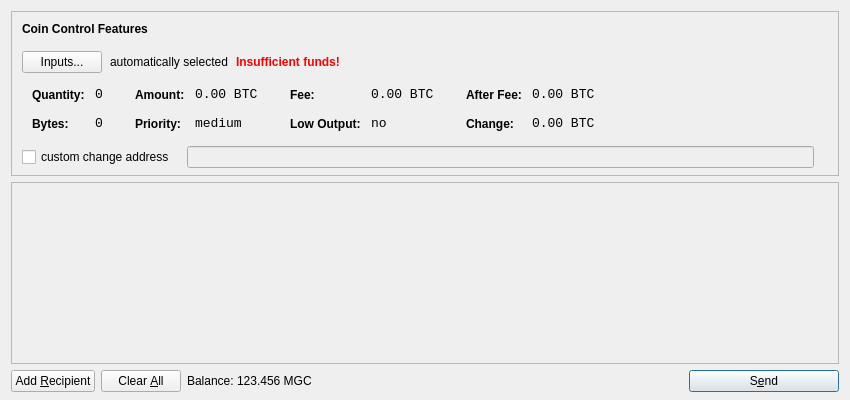
<?xml version="1.0" encoding="UTF-8"?>
<ui version="4.0">
 <class>SendCoinsDialog</class>
 <widget class="QDialog" name="SendCoinsDialog">
  <property name="geometry">
   <rect>
    <x>0</x>
    <y>0</y>
    <width>850</width>
    <height>400</height>
   </rect>
  </property>
  <property name="windowTitle">
   <string>Send Coins</string>
  </property>
  <layout class="QVBoxLayout" name="verticalLayout" stretch="0,1,0">
   <property name="bottomMargin">
    <number>8</number>
   </property>
   <item>
    <widget class="QFrame" name="frameCoinControl">
     <property name="sizePolicy">
      <sizepolicy hsizetype="Expanding" vsizetype="Expanding">
       <horstretch>0</horstretch>
       <verstretch>0</verstretch>
      </sizepolicy>
     </property>
     <property name="maximumSize">
      <size>
       <width>16777215</width>
       <height>16777215</height>
      </size>
     </property>
     <property name="frameShape">
      <enum>QFrame::StyledPanel</enum>
     </property>
     <property name="frameShadow">
      <enum>QFrame::Sunken</enum>
     </property>
     <layout class="QVBoxLayout" name="verticalLayoutCoinControl2">
      <property name="spacing">
       <number>-1</number>
      </property>
      <property name="leftMargin">
       <number>0</number>
      </property>
      <property name="topMargin">
       <number>0</number>
      </property>
      <property name="rightMargin">
       <number>0</number>
      </property>
      <property name="bottomMargin">
       <number>6</number>
      </property>
      <item>
       <layout class="QVBoxLayout" name="verticalLayoutCoinControl" stretch="0,0,0,0,1">
        <property name="spacing">
         <number>0</number>
        </property>
        <property name="leftMargin">
         <number>10</number>
        </property>
        <property name="topMargin">
         <number>10</number>
        </property>
        <item>
         <layout class="QHBoxLayout" name="horizontalLayoutCoinControl1">
          <property name="bottomMargin">
           <number>15</number>
          </property>
          <item>
           <widget class="QLabel" name="labelCoinControlFeatures">
            <property name="sizePolicy">
             <sizepolicy hsizetype="Preferred" vsizetype="Maximum">
              <horstretch>0</horstretch>
              <verstretch>0</verstretch>
             </sizepolicy>
            </property>
            <property name="font">
             <font>
              <weight>75</weight>
              <bold>true</bold>
             </font>
            </property>
            <property name="styleSheet">
             <string notr="true">font-weight:bold;</string>
            </property>
            <property name="text">
             <string>Coin Control Features</string>
            </property>
           </widget>
          </item>
         </layout>
        </item>
        <item>
         <layout class="QHBoxLayout" name="horizontalLayoutCoinControl2" stretch="0,0,0,0">
          <property name="spacing">
           <number>8</number>
          </property>
          <property name="bottomMargin">
           <number>10</number>
          </property>
          <item>
           <widget class="QPushButton" name="pushButtonCoinControl">
            <property name="styleSheet">
             <string notr="true"/>
            </property>
            <property name="text">
             <string>Inputs...</string>
            </property>
           </widget>
          </item>
          <item>
           <widget class="QLabel" name="labelCoinControlAutomaticallySelected">
            <property name="text">
             <string>automatically selected</string>
            </property>
            <property name="margin">
             <number>5</number>
            </property>
           </widget>
          </item>
          <item>
           <widget class="QLabel" name="labelCoinControlInsuffFunds">
            <property name="font">
             <font>
              <weight>75</weight>
              <bold>true</bold>
             </font>
            </property>
            <property name="styleSheet">
             <string notr="true">color:red;font-weight:bold;</string>
            </property>
            <property name="text">
             <string>Insufficient funds!</string>
            </property>
            <property name="margin">
             <number>5</number>
            </property>
           </widget>
          </item>
          <item>
           <spacer name="horizontalSpacerCoinControl">
            <property name="orientation">
             <enum>Qt::Horizontal</enum>
            </property>
            <property name="sizeHint" stdset="0">
             <size>
              <width>40</width>
              <height>1</height>
             </size>
            </property>
           </spacer>
          </item>
         </layout>
        </item>
        <item>
         <widget class="QWidget" name="widgetCoinControl" native="true">
          <property name="sizePolicy">
           <sizepolicy hsizetype="Preferred" vsizetype="Preferred">
            <horstretch>0</horstretch>
            <verstretch>0</verstretch>
           </sizepolicy>
          </property>
          <property name="minimumSize">
           <size>
            <width>0</width>
            <height>0</height>
           </size>
          </property>
          <property name="styleSheet">
           <string notr="true"/>
          </property>
          <layout class="QHBoxLayout" name="horizontalLayoutCoinControl5">
           <property name="margin">
            <number>0</number>
           </property>
           <item>
            <layout class="QHBoxLayout" name="horizontalLayoutCoinControl3" stretch="0,0,0,1">
             <property name="spacing">
              <number>20</number>
             </property>
             <property name="topMargin">
              <number>0</number>
             </property>
             <property name="bottomMargin">
              <number>10</number>
             </property>
             <item>
              <layout class="QFormLayout" name="formLayoutCoinControl1">
               <property name="horizontalSpacing">
                <number>10</number>
               </property>
               <property name="verticalSpacing">
                <number>14</number>
               </property>
               <property name="leftMargin">
                <number>10</number>
               </property>
               <property name="topMargin">
                <number>4</number>
               </property>
               <property name="rightMargin">
                <number>6</number>
               </property>
               <item row="0" column="0">
                <widget class="QLabel" name="labelCoinControlQuantityText">
                 <property name="styleSheet">
                  <string notr="true">font-weight:bold;</string>
                 </property>
                 <property name="text">
                  <string>Quantity:</string>
                 </property>
                 <property name="margin">
                  <number>0</number>
                 </property>
                </widget>
               </item>
               <item row="0" column="1">
                <widget class="QLabel" name="labelCoinControlQuantity">
                 <property name="font">
                  <font>
                   <family>Monospace</family>
                   <pointsize>10</pointsize>
                  </font>
                 </property>
                 <property name="cursor">
                  <cursorShape>IBeamCursor</cursorShape>
                 </property>
                 <property name="contextMenuPolicy">
                  <enum>Qt::ActionsContextMenu</enum>
                 </property>
                 <property name="text">
                  <string notr="true">0</string>
                 </property>
                 <property name="margin">
                  <number>0</number>
                 </property>
                 <property name="textInteractionFlags">
                  <set>Qt::LinksAccessibleByMouse|Qt::TextSelectableByKeyboard|Qt::TextSelectableByMouse</set>
                 </property>
                </widget>
               </item>
               <item row="1" column="0">
                <widget class="QLabel" name="labelCoinControlBytesText">
                 <property name="styleSheet">
                  <string notr="true">font-weight:bold;</string>
                 </property>
                 <property name="text">
                  <string>Bytes:</string>
                 </property>
                </widget>
               </item>
               <item row="1" column="1">
                <widget class="QLabel" name="labelCoinControlBytes">
                 <property name="font">
                  <font>
                   <family>Monospace</family>
                   <pointsize>10</pointsize>
                  </font>
                 </property>
                 <property name="cursor">
                  <cursorShape>IBeamCursor</cursorShape>
                 </property>
                 <property name="contextMenuPolicy">
                  <enum>Qt::ActionsContextMenu</enum>
                 </property>
                 <property name="text">
                  <string notr="true">0</string>
                 </property>
                 <property name="textInteractionFlags">
                  <set>Qt::LinksAccessibleByMouse|Qt::TextSelectableByKeyboard|Qt::TextSelectableByMouse</set>
                 </property>
                </widget>
               </item>
              </layout>
             </item>
             <item>
              <layout class="QFormLayout" name="formLayoutCoinControl2">
               <property name="horizontalSpacing">
                <number>10</number>
               </property>
               <property name="verticalSpacing">
                <number>14</number>
               </property>
               <property name="leftMargin">
                <number>6</number>
               </property>
               <property name="topMargin">
                <number>4</number>
               </property>
               <property name="rightMargin">
                <number>6</number>
               </property>
               <item row="0" column="0">
                <widget class="QLabel" name="labelCoinControlAmountText">
                 <property name="styleSheet">
                  <string notr="true">font-weight:bold;</string>
                 </property>
                 <property name="text">
                  <string>Amount:</string>
                 </property>
                 <property name="margin">
                  <number>0</number>
                 </property>
                </widget>
               </item>
               <item row="0" column="1">
                <widget class="QLabel" name="labelCoinControlAmount">
                 <property name="font">
                  <font>
                   <family>Monospace</family>
                   <pointsize>10</pointsize>
                  </font>
                 </property>
                 <property name="cursor">
                  <cursorShape>IBeamCursor</cursorShape>
                 </property>
                 <property name="contextMenuPolicy">
                  <enum>Qt::ActionsContextMenu</enum>
                 </property>
                 <property name="text">
                  <string notr="true">0.00 BTC</string>
                 </property>
                 <property name="textInteractionFlags">
                  <set>Qt::LinksAccessibleByMouse|Qt::TextSelectableByKeyboard|Qt::TextSelectableByMouse</set>
                 </property>
                </widget>
               </item>
               <item row="1" column="0">
                <widget class="QLabel" name="labelCoinControlPriorityText">
                 <property name="styleSheet">
                  <string notr="true">font-weight:bold;</string>
                 </property>
                 <property name="text">
                  <string>Priority:</string>
                 </property>
                </widget>
               </item>
               <item row="1" column="1">
                <widget class="QLabel" name="labelCoinControlPriority">
                 <property name="font">
                  <font>
                   <family>Monospace</family>
                   <pointsize>10</pointsize>
                  </font>
                 </property>
                 <property name="cursor">
                  <cursorShape>IBeamCursor</cursorShape>
                 </property>
                 <property name="contextMenuPolicy">
                  <enum>Qt::ActionsContextMenu</enum>
                 </property>
                 <property name="text">
                  <string>medium</string>
                 </property>
                 <property name="textInteractionFlags">
                  <set>Qt::LinksAccessibleByMouse|Qt::TextSelectableByKeyboard|Qt::TextSelectableByMouse</set>
                 </property>
                </widget>
               </item>
              </layout>
             </item>
             <item>
              <layout class="QFormLayout" name="formLayoutCoinControl3">
               <property name="horizontalSpacing">
                <number>10</number>
               </property>
               <property name="verticalSpacing">
                <number>14</number>
               </property>
               <property name="leftMargin">
                <number>6</number>
               </property>
               <property name="topMargin">
                <number>4</number>
               </property>
               <property name="rightMargin">
                <number>6</number>
               </property>
               <item row="0" column="0">
                <widget class="QLabel" name="labelCoinControlFeeText">
                 <property name="styleSheet">
                  <string notr="true">font-weight:bold;</string>
                 </property>
                 <property name="text">
                  <string>Fee:</string>
                 </property>
                 <property name="margin">
                  <number>0</number>
                 </property>
                </widget>
               </item>
               <item row="0" column="1">
                <widget class="QLabel" name="labelCoinControlFee">
                 <property name="font">
                  <font>
                   <family>Monospace</family>
                   <pointsize>10</pointsize>
                  </font>
                 </property>
                 <property name="cursor">
                  <cursorShape>IBeamCursor</cursorShape>
                 </property>
                 <property name="contextMenuPolicy">
                  <enum>Qt::ActionsContextMenu</enum>
                 </property>
                 <property name="text">
                  <string notr="true">0.00 BTC</string>
                 </property>
                 <property name="textInteractionFlags">
                  <set>Qt::LinksAccessibleByMouse|Qt::TextSelectableByKeyboard|Qt::TextSelectableByMouse</set>
                 </property>
                </widget>
               </item>
               <item row="1" column="0">
                <widget class="QLabel" name="labelCoinControlLowOutputText">
                 <property name="styleSheet">
                  <string notr="true">font-weight:bold;</string>
                 </property>
                 <property name="text">
                  <string>Low Output:</string>
                 </property>
                </widget>
               </item>
               <item row="1" column="1">
                <widget class="QLabel" name="labelCoinControlLowOutput">
                 <property name="font">
                  <font>
                   <family>Monospace</family>
                   <pointsize>10</pointsize>
                  </font>
                 </property>
                 <property name="cursor">
                  <cursorShape>IBeamCursor</cursorShape>
                 </property>
                 <property name="contextMenuPolicy">
                  <enum>Qt::ActionsContextMenu</enum>
                 </property>
                 <property name="text">
                  <string>no</string>
                 </property>
                 <property name="textInteractionFlags">
                  <set>Qt::LinksAccessibleByMouse|Qt::TextSelectableByKeyboard|Qt::TextSelectableByMouse</set>
                 </property>
                </widget>
               </item>
              </layout>
             </item>
             <item>
              <layout class="QFormLayout" name="formLayoutCoinControl4">
               <property name="horizontalSpacing">
                <number>10</number>
               </property>
               <property name="verticalSpacing">
                <number>14</number>
               </property>
               <property name="leftMargin">
                <number>6</number>
               </property>
               <property name="topMargin">
                <number>4</number>
               </property>
               <property name="rightMargin">
                <number>6</number>
               </property>
               <item row="0" column="0">
                <widget class="QLabel" name="labelCoinControlAfterFeeText">
                 <property name="styleSheet">
                  <string notr="true">font-weight:bold;</string>
                 </property>
                 <property name="text">
                  <string>After Fee:</string>
                 </property>
                 <property name="margin">
                  <number>0</number>
                 </property>
                </widget>
               </item>
               <item row="0" column="1">
                <widget class="QLabel" name="labelCoinControlAfterFee">
                 <property name="font">
                  <font>
                   <family>Monospace</family>
                   <pointsize>10</pointsize>
                  </font>
                 </property>
                 <property name="cursor">
                  <cursorShape>IBeamCursor</cursorShape>
                 </property>
                 <property name="contextMenuPolicy">
                  <enum>Qt::ActionsContextMenu</enum>
                 </property>
                 <property name="text">
                  <string notr="true">0.00 BTC</string>
                 </property>
                 <property name="textInteractionFlags">
                  <set>Qt::LinksAccessibleByMouse|Qt::TextSelectableByKeyboard|Qt::TextSelectableByMouse</set>
                 </property>
                </widget>
               </item>
               <item row="1" column="0">
                <widget class="QLabel" name="labelCoinControlChangeText">
                 <property name="styleSheet">
                  <string notr="true">font-weight:bold;</string>
                 </property>
                 <property name="text">
                  <string>Change:</string>
                 </property>
                </widget>
               </item>
               <item row="1" column="1">
                <widget class="QLabel" name="labelCoinControlChange">
                 <property name="font">
                  <font>
                   <family>Monospace</family>
                   <pointsize>10</pointsize>
                  </font>
                 </property>
                 <property name="cursor">
                  <cursorShape>IBeamCursor</cursorShape>
                 </property>
                 <property name="contextMenuPolicy">
                  <enum>Qt::ActionsContextMenu</enum>
                 </property>
                 <property name="text">
                  <string notr="true">0.00 BTC</string>
                 </property>
                 <property name="textInteractionFlags">
                  <set>Qt::LinksAccessibleByMouse|Qt::TextSelectableByKeyboard|Qt::TextSelectableByMouse</set>
                 </property>
                </widget>
               </item>
              </layout>
             </item>
            </layout>
           </item>
          </layout>
         </widget>
        </item>
        <item>
         <layout class="QHBoxLayout" name="horizontalLayoutCoinControl4" stretch="0,0,0">
          <property name="spacing">
           <number>12</number>
          </property>
          <property name="sizeConstraint">
           <enum>QLayout::SetDefaultConstraint</enum>
          </property>
          <property name="topMargin">
           <number>5</number>
          </property>
          <property name="rightMargin">
           <number>5</number>
          </property>
          <item>
           <widget class="QCheckBox" name="checkBoxCoinControlChange">
            <property name="text">
             <string>custom change address</string>
            </property>
           </widget>
          </item>
          <item>
           <widget class="QLineEdit" name="lineEditCoinControlChange">
            <property name="enabled">
             <bool>false</bool>
            </property>
            <property name="sizePolicy">
             <sizepolicy hsizetype="Expanding" vsizetype="Fixed">
              <horstretch>0</horstretch>
              <verstretch>0</verstretch>
             </sizepolicy>
            </property>
           </widget>
          </item>
          <item>
           <widget class="QLabel" name="labelCoinControlChangeLabel">
            <property name="sizePolicy">
             <sizepolicy hsizetype="Preferred" vsizetype="Expanding">
              <horstretch>0</horstretch>
              <verstretch>0</verstretch>
             </sizepolicy>
            </property>
            <property name="minimumSize">
             <size>
              <width>0</width>
              <height>0</height>
             </size>
            </property>
            <property name="text">
             <string/>
            </property>
            <property name="margin">
             <number>3</number>
            </property>
           </widget>
          </item>
         </layout>
        </item>
        <item>
         <spacer name="verticalSpacerCoinControl">
          <property name="orientation">
           <enum>Qt::Vertical</enum>
          </property>
          <property name="sizeHint" stdset="0">
           <size>
            <width>800</width>
            <height>1</height>
           </size>
          </property>
         </spacer>
        </item>
       </layout>
      </item>
     </layout>
    </widget>
   </item>
   <item>
    <widget class="QScrollArea" name="scrollArea">
     <property name="widgetResizable">
      <bool>true</bool>
     </property>
     <widget class="QWidget" name="scrollAreaWidgetContents">
      <property name="geometry">
       <rect>
        <x>0</x>
        <y>0</y>
        <width>830</width>
        <height>165</height>
       </rect>
      </property>
      <layout class="QVBoxLayout" name="verticalLayout_2">
       <property name="margin">
        <number>0</number>
       </property>
       <item>
        <layout class="QVBoxLayout" name="entries">
         <property name="spacing">
          <number>6</number>
         </property>
        </layout>
       </item>
       <item>
        <spacer name="verticalSpacer">
         <property name="orientation">
          <enum>Qt::Vertical</enum>
         </property>
         <property name="sizeHint" stdset="0">
          <size>
           <width>20</width>
           <height>40</height>
          </size>
         </property>
        </spacer>
       </item>
      </layout>
     </widget>
    </widget>
   </item>
   <item>
    <layout class="QHBoxLayout" name="horizontalLayout">
     <item>
      <widget class="QPushButton" name="addButton">
       <property name="toolTip">
        <string>Send to multiple recipients at once</string>
       </property>
       <property name="text">
        <string>Add &amp;Recipient</string>
       </property>
       <property name="icon">
        <iconset resource="../bitcoin.qrc">
         <normaloff>:/icons/add</normaloff>:/icons/add</iconset>
       </property>
       <property name="autoDefault">
        <bool>false</bool>
       </property>
      </widget>
     </item>
     <item>
      <widget class="QPushButton" name="clearButton">
       <property name="sizePolicy">
        <sizepolicy hsizetype="Minimum" vsizetype="Fixed">
         <horstretch>0</horstretch>
         <verstretch>0</verstretch>
        </sizepolicy>
       </property>
       <property name="toolTip">
        <string>Remove all transaction fields</string>
       </property>
       <property name="text">
        <string>Clear &amp;All</string>
       </property>
       <property name="icon">
        <iconset resource="../bitcoin.qrc">
         <normaloff>:/icons/remove</normaloff>:/icons/remove</iconset>
       </property>
       <property name="autoRepeatDelay">
        <number>300</number>
       </property>
       <property name="autoDefault">
        <bool>false</bool>
       </property>
      </widget>
     </item>
     <item>
      <layout class="QHBoxLayout" name="horizontalLayout_2">
       <property name="spacing">
        <number>3</number>
       </property>
       <item>
        <widget class="QLabel" name="label">
         <property name="text">
          <string>Balance:</string>
         </property>
        </widget>
       </item>
       <item>
        <widget class="QLabel" name="labelBalance">
         <property name="cursor">
          <cursorShape>IBeamCursor</cursorShape>
         </property>
         <property name="text">
          <string>123.456 MGC</string>
         </property>
         <property name="textInteractionFlags">
          <set>Qt::LinksAccessibleByMouse|Qt::TextSelectableByKeyboard|Qt::TextSelectableByMouse</set>
         </property>
        </widget>
       </item>
      </layout>
     </item>
     <item>
      <spacer name="horizontalSpacer">
       <property name="orientation">
        <enum>Qt::Horizontal</enum>
       </property>
       <property name="sizeHint" stdset="0">
        <size>
         <width>40</width>
         <height>20</height>
        </size>
       </property>
      </spacer>
     </item>
     <item>
      <widget class="QPushButton" name="sendButton">
       <property name="minimumSize">
        <size>
         <width>150</width>
         <height>0</height>
        </size>
       </property>
       <property name="toolTip">
        <string>Confirm the send action</string>
       </property>
       <property name="text">
        <string>S&amp;end</string>
       </property>
       <property name="icon">
        <iconset resource="../bitcoin.qrc">
         <normaloff>:/icons/send</normaloff>:/icons/send</iconset>
       </property>
       <property name="default">
        <bool>true</bool>
       </property>
      </widget>
     </item>
    </layout>
   </item>
  </layout>
 </widget>
 <resources>
  <include location="../bitcoin.qrc"/>
 </resources>
 <connections/>
</ui>
